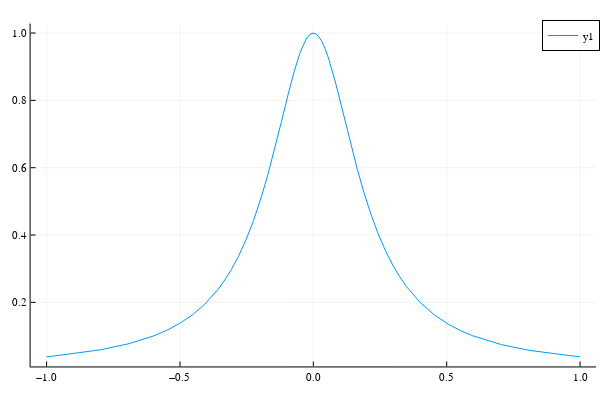

The notebook cell this image was saved under:
### Code cell
plot(RungegFuntion, -1.0, 1.0)

### Figure 1 — Plotly figure (JSON) as saved in the notebook; plotly's stock layout.template omitted (floating-point values rounded to 4 significant figures)
{"data": [{"colorbar": {"title": ""}, "legendgroup": "y1", "line": {"color": "rgba(0, 154, 250, 1.000)", "dash": "solid", "shape": "linear", "width": 1}, "mode": "lines", "name": "y1", "showlegend": true, "type": "scatter", "x": [-1, -0.9805, -0.7999, -0.6913, -0.5996, -0.5497, -0.4999, -0.4539, -0.408, -0.3834, -0.3587, -0.3341, -0.3095, -0.2809, -0.2524, -0.2239, -0.1953, -0.17, -0.1446, -0.1192, -0.09389, -0.07165, -0.04941, -0.03829, -0.02717, -0.01605, -0.004935, 0.007188, 0.01931, 0.03143, 0.04356, 0.05568, 0.0678, 0.07993, 0.09205, 0.1164, 0.1408, 0.1652, 0.1896, 0.2166, 0.2435, 0.2705, 0.2975, 0.3231, 0.3488, 0.3744, 0.4001, 0.4535, 0.5068, 0.5517, 0.5966, 0.7063, 0.8094, 0.9746, 1], "xaxis": "x", "y": [0.03846, 0.03995, 0.05884, 0.07723, 0.1001, 0.1169, 0.138, 0.1626, 0.1937, 0.2139, 0.2371, 0.2638, 0.2946, 0.3363, 0.3857, 0.4439, 0.5118, 0.5806, 0.6567, 0.7377, 0.8194, 0.8863, 0.9425, 0.9646, 0.9819, 0.9936, 0.9994, 0.9987, 0.9908, 0.9759, 0.9547, 0.9281, 0.8969, 0.8623, 0.8252, 0.7469, 0.6685, 0.5944, 0.5266, 0.4603, 0.4028, 0.3534, 0.3113, 0.277, 0.2474, 0.222, 0.1999, 0.1628, 0.1347, 0.1161, 0.101, 0.07423, 0.05754, 0.04041, 0.03846], "yaxis": "y", "zmax": null, "zmin": null}], "layout": {"annotations": [], "height": 400, "legend": {"bgcolor": "rgba(255, 255, 255, 1.000)", "bordercolor": "rgba(0, 0, 0, 1.000)", "borderwidth": 1, "font": {"color": "rgba(0, 0, 0, 1.000)", "family": "sans-serif", "size": 11}, "tracegroupgap": 0, "traceorder": "normal", "x": 1, "xanchor": "auto", "y": 1, "yanchor": "auto"}, "margin": {"b": 20, "l": 0, "r": 0, "t": 20}, "paper_bgcolor": "rgba(255, 255, 255, 1.000)", "plot_bgcolor": "rgba(255, 255, 255, 1.000)", "showlegend": true, "width": 600, "xaxis": {"anchor": "y", "domain": [0.05101, 0.9934], "gridcolor": "rgba(0, 0, 0, 0.100)", "gridwidth": 0.5, "linecolor": "rgba(0, 0, 0, 1.000)", "mirror": false, "range": [-1.06, 1.06], "showgrid": true, "showline": true, "showticklabels": true, "tickangle": 0, "tickcolor": "rgb(0, 0, 0)", "tickfont": {"color": "rgba(0, 0, 0, 1.000)", "family": "sans-serif", "size": 11}, "tickmode": "array", "ticks": "inside", "ticktext": ["−1.0", "−0.5", "0.0", "0.5", "1.0"], "tickvals": [-1, -0.5, 0, 0.5, 1], "title": "", "titlefont": {"color": "rgba(0, 0, 0, 1.000)", "family": "sans-serif", "size": 15}, "type": "-", "visible": true, "zeroline": false, "zerolinecolor": "rgba(0, 0, 0, 1.000)"}, "yaxis": {"anchor": "x", "domain": [0.03762, 0.9902], "gridcolor": "rgba(0, 0, 0, 0.100)", "gridwidth": 0.5, "linecolor": "rgba(0, 0, 0, 1.000)", "mirror": false, "range": [0.009634, 1.028], "showgrid": true, "showline": true, "showticklabels": true, "tickangle": 0, "tickcolor": "rgb(0, 0, 0)", "tickfont": {"color": "rgba(0, 0, 0, 1.000)", "family": "sans-serif", "size": 11}, "tickmode": "array", "ticks": "inside", "ticktext": ["0.2", "0.4", "0.6", "0.8", "1.0"], "tickvals": [0.2, 0.4, 0.6, 0.8, 1], "title": "", "titlefont": {"color": "rgba(0, 0, 0, 1.000)", "family": "sans-serif", "size": 15}, "type": "-", "visible": true, "zeroline": false, "zerolinecolor": "rgba(0, 0, 0, 1.000)"}}}
